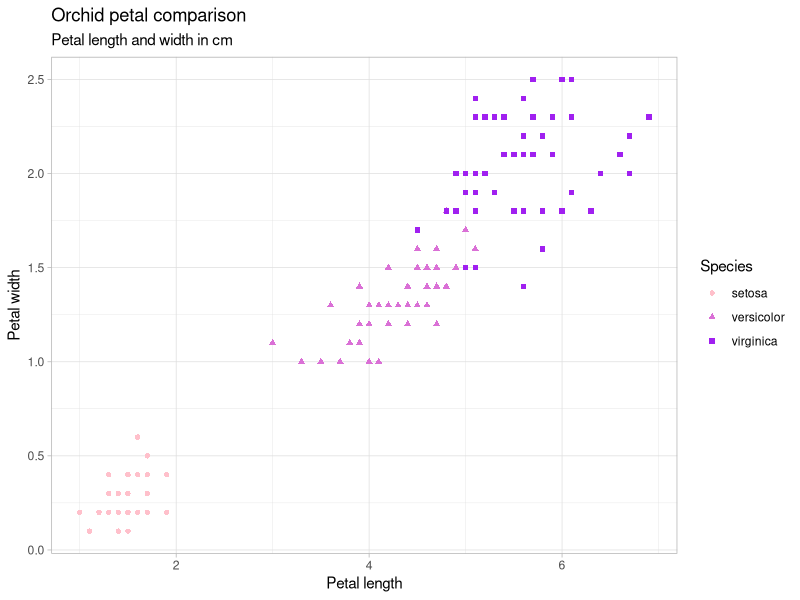
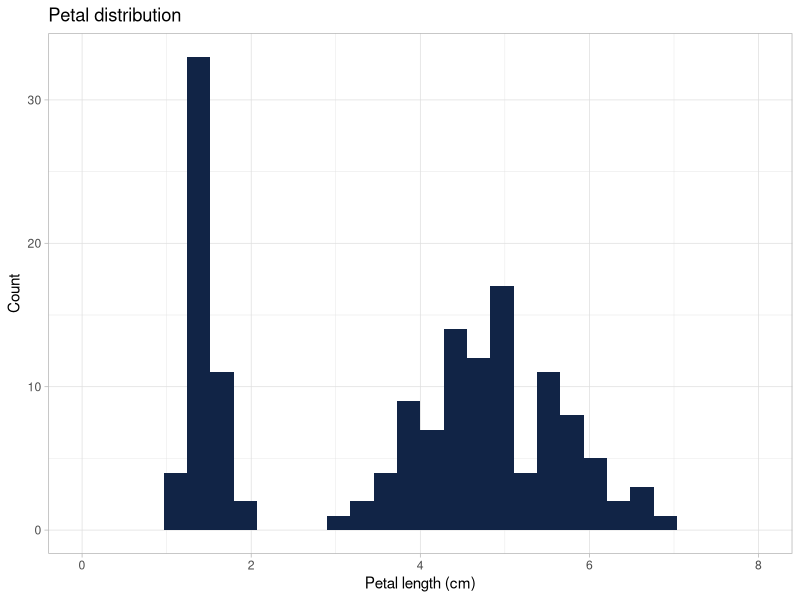
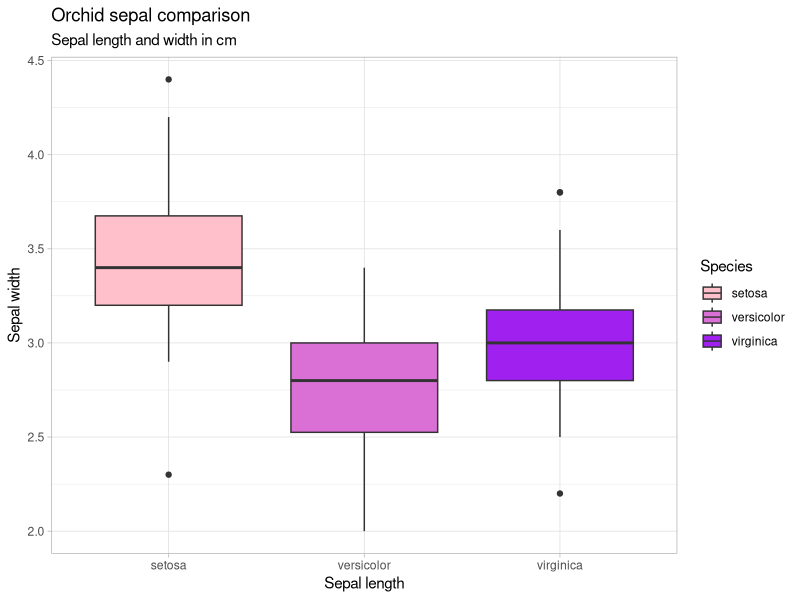

The R source for these figures, in order: (Note: this script raises an error after producing the figures.)
# Week 08 -----------------------------------------------------------------
# May 27th 2025

library(tidyverse)
library(patchwork)

# Plot 1 ------------------------------------------------------------------
my.plot1 <-
iris |>
  ggplot() +
  aes(x = Petal.Length,
      y = Petal.Width,
      group = Species,
      color = Species,
      shape = Species) + 
  geom_point() +
  scale_color_manual(values = c("pink", "orchid", "purple")) +
  theme_light() +
  labs(x = "Petal length",
       y = "Petal width",
       title = "Orchid petal comparison",
       subtitle = "Petal length and width in cm")

# Plot 2 ------------------------------------------------------------------
my.plot2 <-
iris |>
  ggplot() +
  aes(x = Petal.Length) +
  geom_histogram(fill = "#112446") +
  theme_light() +
  xlim(0, 8) +
  labs(x = "Petal length (cm)",
       y = "Count",
       title = "Petal distribution")

# Plot 3 ------------------------------------------------------------------
my.plot3 <-
  iris |>
  ggplot() +
  aes(x = Species,
      y = Sepal.Width,
      group = Species,
      fill = Species) + 
  geom_boxplot() +
  scale_fill_manual(values = c("pink", "orchid", "purple")) +
  theme_light() +
  labs(x = "Sepal length",
       y = "Sepal width",
       title = "Orchid sepal comparison",
       subtitle = "Sepal length and width in cm")

my.plot1
my.plot2
my.plot3

# Export data -------------------------------------------------------------
write_csv(iris, "iris.csv")
write_tsv(iris, "learning_data/iris.tsv")
write_delim(iris, "iris.txt", delim=";")

# Export plots ------------------------------------------------------------
ggsave("iris1.png", width=10, height=10, units = "cm", dpi=150)
ggsave(plot=my.plot2, "iris2.svg", width=10, height=10, units = "cm", dpi=150)

all.my.plots <-
(my.plot1  + my.plot3) / my.plot2 + 
  plot_annotation(
    tag_levels = 'A',
    title = 'All of my orchid plots',
    caption = 'Disclaimer: None of these plots are particularly insightful'
  ) +
  plot_layout(guides = 'collect')

ggsave("iris3.pdf", width=20, height=15, units = "cm", dpi=150)
